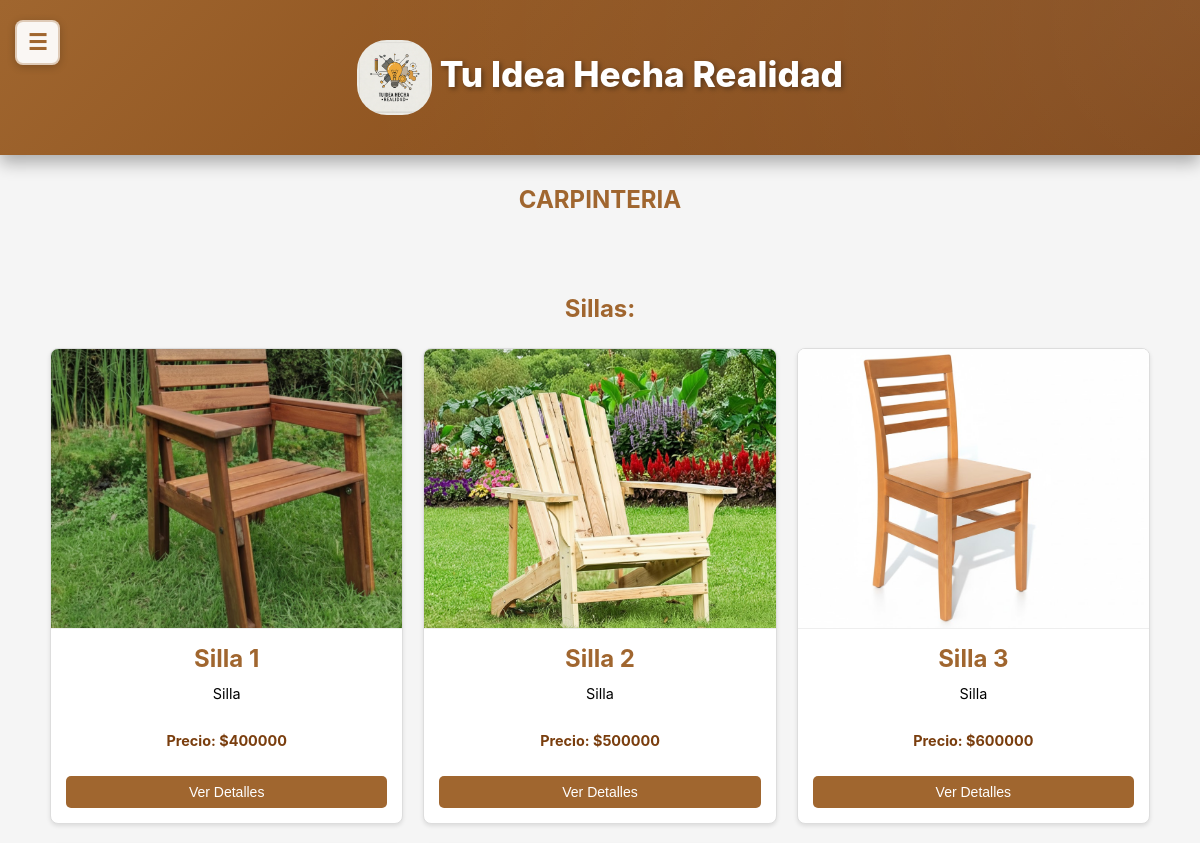
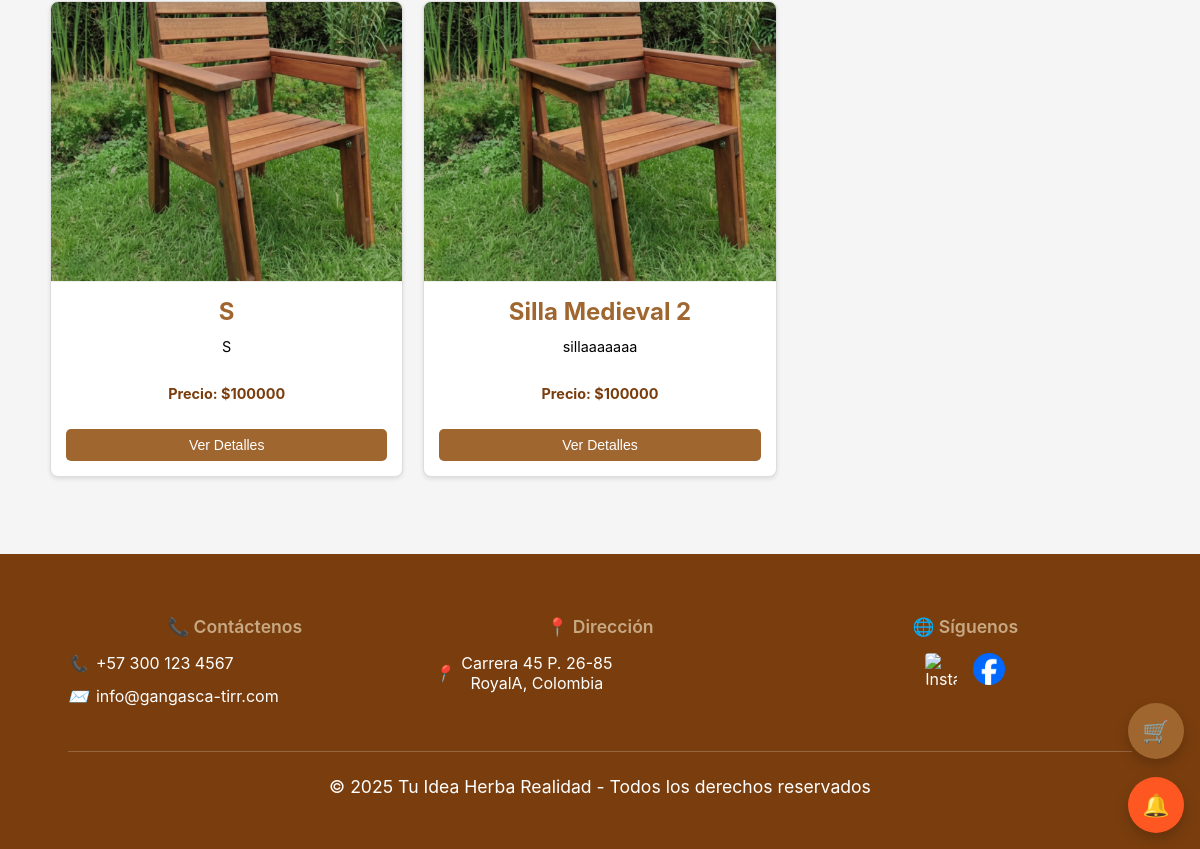
Page /vidrieria/ on the earlier database version (2 pictures, top to bottom).
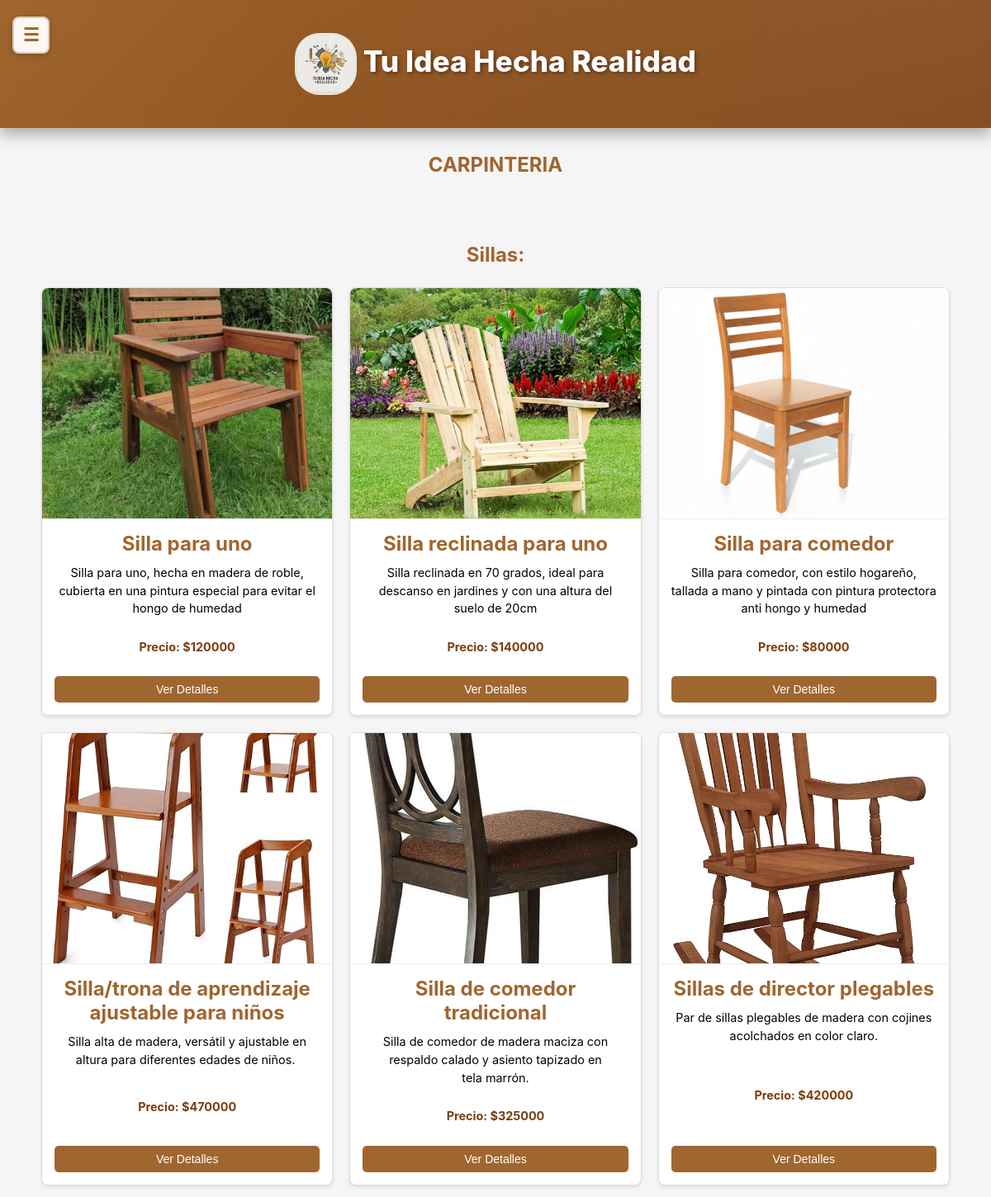
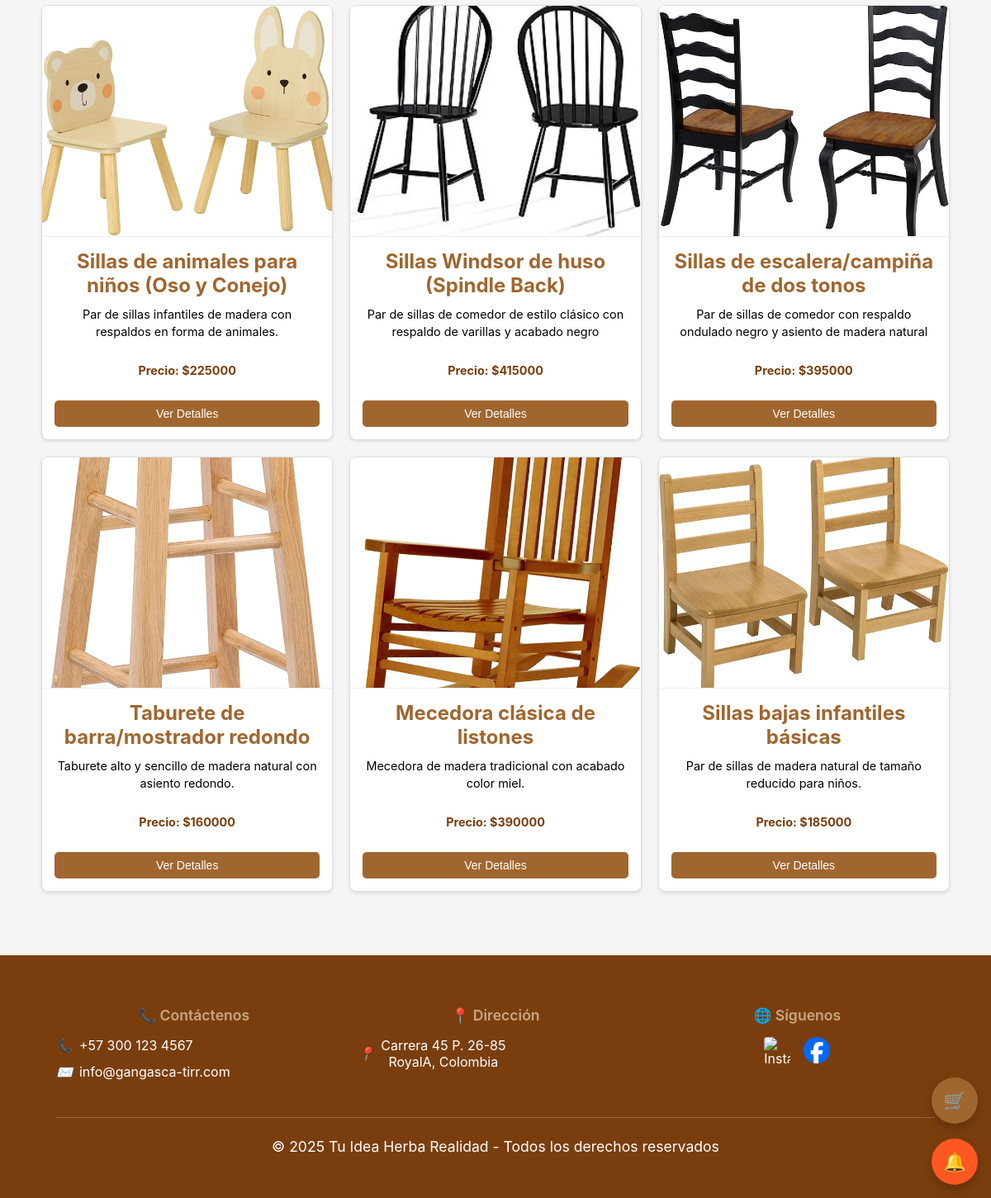
Same page on the later database version (2 pictures, top to bottom).
### core/models.py (models this page shows)
class Sillas(models.Model):
    nombre2 = models.CharField(max_length=100)
    descripcion2 = models.CharField(max_length=250, default='', blank=True,null=True)
    precio2 = models.DecimalField(max_digits=10, decimal_places=2)
    imagen2 = models.ImageField(upload_to='uploads/productos/')
    cantidad_disponible = models.IntegerField(default=0)
    is_active = models.BooleanField(default=True)

### Productos/views.py (the view)
# urls.py: path('vidrieria/', views.vidrieria, name='vidrieria'),
def vidrieria(request):
    usernameCliente = request.session.get('usernameCliente')
    usuario = None
    if usernameCliente:
        try:
            usuario = UserClientes.objects.get(usernameCliente=usernameCliente)
        except UserClientes.DoesNotExist:
            pass
    sillas = Sillas.objects.filter(is_active=True)
    context = {
        'sillas': sillas,
        'usuario': usuario
    }
    return render(request, "Productos/vidrieria.html", context)

### core/context_processors.py (called while the page is built, shortened)
def idea_notifications(request):
    username_cliente = request.session.get('usernameCliente')
    username_empresa = request.session.get('usernameEmpresa')
    has_notif = False
    try:
        if username_cliente:
            has_notif = MensajeIdea.objects.filter(
                idea__autor=username_cliente,
                remitente_tipo='empresa',
                leido=False
            ).exists()
    except Exception as e:
        print(f"Error en idea_notifications: {str(e)}")
        has_notif = False
    return {
        'has_idea_notifications': has_notif
    }

### Productos/templates/Productos/vidrieria.html (shortened to what this page needs)
<!DOCTYPE html>
<html lang="es">
<head>
    {% load static %}
    <link rel="stylesheet" href="{% static 'Productos/css/styles1.css' %}">
    <link rel="stylesheet" href="{% static 'core/css/responsive.css' %}">
</head>
<body>
<div class="main-content-wrapper">
  <header>
    <button class="sidebar-toggle" onclick="toggleSidebar()">☰</button>
    <h1 class="div" style="text-align: center;">
      <img src="{% static 'core/img/Gemini_Generated_Image_tzay6utzay6utzay.jfif' %}" alt="Logo" width="75" height="75">
      Tu Idea Hecha Realidad
    </h1>
  </header>
<section>
    <div>
        <h2>CARPINTERIA</h2>
        <section class="seccion-at">
            <div>
                <div>
                    <div>
                        <div>
                            <div>
                                <h3>Sillas:</h3>
                            </div>
                        </div>
                    </div>
                    <div class="contenedor-articulos" id="contenedorArticulos">
                        {% for silla in sillas %}
                        <div class="articulo">
                            {% if silla.imagen2 %}
                            <img src="{{ silla.imagen2.url }}" alt="{{ silla.nombre2 }}">
                            {% else %}
                            <img src="{% static 'Productos/img/Sillas.jpg' %}" alt="{{ silla.nombre2 }}">
                            {% endif %}
                            <div class="contenido-articulo">
                                <h3>{{ silla.nombre2 }}</h3>
                                <p>{{ silla.descripcion2 }}</p>
                                <p class="precio-destacado">Precio: ${{ silla.precio2|floatformat:0 }}</p>
                                <button class="btn-ver-detalles" onclick="mostrarDetalles('silla', {{ silla.id }}, '{{ silla.nombre2|escapejs }}', '{{ silla.descripcion2|escapejs }}', '{{ silla.precio2 }}', '{% if silla.imagen2 %}{{ silla.imagen2.url }}{% else %}{% static 'Productos/img/Sillas.jpg' %}{% endif %}')">Ver Detalles</button>
                            </div>
                        </div>
                        {% endfor %}
                    </div>
                </div>
            </div>
        </section>
    </div>
</section>
    <footer>
        <div class="footer-content">
            <div class="footer-section">
                <h3 class="footer-title">📞 Contáctenos</h3>
                <div class="footer-info">
                    <i>📞</i>
                    <span>+57 300 123 4567</span>
                </div>
                <div class="footer-info">
                    <i>✉️</i>
                    <span>info@gangasca-tirr.com</span>
                </div>
            </div>
            <div class="footer-section">
                <h3 class="footer-title">📍 Dirección</h3>
                <div class="footer-info">
                    <i>📍</i>
                    <span>Carrera 45 P. 26-85<br>RoyalA, Colombia</span>
                </div>
            </div>
            <div class="footer-section">
                <h3 class="footer-title">🌐 Síguenos</h3>
                <div class="footer-social">
                    <a href="https://www.instagram.com/tu_idea_hecha_realidad?igsh=Y3ByM2lyZGcwNHVy" class="social-icon-img" aria-label="Instagram">
                        <img src="{% static 'core/img/Instagram.webp' %}" alt="Instagram" class="social-logo" width="24" height="24">
                    </a>
                    <a href="https://www.facebook.com/share/1ACEVZbZHV/" class="social-icon-img" aria-label="Facebook">
                        <img src="{% static 'core/img/Facebook.png' %}" alt="Facebook" class="social-logo" width="24" height="24">
                    </a>
                </div>
            </div>
        </div>
        <div class="footer-bottom">
            <p>© 2025 Tu Idea Herba Realidad - Todos los derechos reservados</p>
        </div>
    </footer>
</div>
{% include 'core/floating_buttons.html' %}
{% include 'core/modal_notificaciones.html' %}
</body>
</html>

Differences in the rows shown:
changed Sillas: nombre2 "Silla 1" → "Silla para uno"; descripcion2 "Silla" → "Silla para uno, hecha en madera de roble, cubierta en una pintura especial para evitar el hongo de humedad"; precio2 "400000" → "120000"
changed Sillas: nombre2 "Silla 2" → "Silla reclinada para uno"; descripcion2 "Silla" → "Silla reclinada en 70 grados, ideal para descanso en jardines y con una altura del suelo de 20cm"; precio2 "500000" → "140000"
changed Sillas: nombre2 "Silla 3" → "Silla para comedor"; descripcion2 "Silla" → "Silla para comedor, con estilo hogareño, tallada a mano y pintada con pintura protectora anti hongo y humedad"; precio2 "600000" → "80000"
changed Sillas: imagen2: a different picture; nombre2 "S" → "Silla/trona de aprendizaje ajustable para niños"; descripcion2 "S" → "Silla alta de madera, versátil y ajustable en altura para diferentes edades de niños."; precio2 "100000" → "470000"
changed Sillas: imagen2: picture added; nombre2 "Silla Medieval 2" → "Silla de comedor tradicional"; descripcion2 "sillaaaaaaa" → "Silla de comedor de madera maciza con respaldo calado y asiento tapizado en tela marrón."; precio2 "100000" → "325000"
added Sillas: imagen2 (picture), nombre2 "Sillas de director plegables", descripcion2 "Par de sillas plegables de madera con cojines acolchados en color claro.", precio2 "420000"
added Sillas: imagen2 (picture), nombre2 "Sillas de animales para niños (Oso y Conejo)", descripcion2 "Par de sillas infantiles de madera con respaldos en forma de animales.", precio2 "225000"
added Sillas: imagen2 (picture), nombre2 "Sillas Windsor de huso (Spindle Back)", descripcion2 "Par de sillas de comedor de estilo clásico con respaldo de varillas y acabado negro", precio2 "415000"
added Sillas: imagen2 (picture), nombre2 "Sillas de escalera/campiña de dos tonos", descripcion2 "Par de sillas de comedor con respaldo ondulado negro y asiento de madera natural", precio2 "395000"
added Sillas: imagen2 (picture), nombre2 "Taburete de barra/mostrador redondo", descripcion2 "Taburete alto y sencillo de madera natural con asiento redondo.", precio2 "160000"
added Sillas: imagen2 (picture), nombre2 "Mecedora clásica de listones", descripcion2 "Mecedora de madera tradicional con acabado color miel.", precio2 "390000"
added Sillas: imagen2 (picture), nombre2 "Sillas bajas infantiles básicas", descripcion2 "Par de sillas de madera natural de tamaño reducido para niños.", precio2 "185000"
